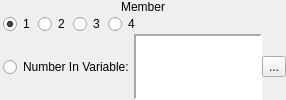
          <widget class="QFrame" name="wMemberNumber">
           <property name="sizePolicy">
            <sizepolicy hsizetype="Preferred" vsizetype="Fixed">
             <horstretch>0</horstretch>
             <verstretch>0</verstretch>
            </sizepolicy>
           </property>
           <layout class="QVBoxLayout" name="verticalLayout_36">
            <property name="spacing">
             <number>0</number>
            </property>
            <property name="margin">
             <number>0</number>
            </property>
            <item>
             <widget class="QLabel" name="label_2">
              <property name="sizePolicy">
               <sizepolicy hsizetype="Preferred" vsizetype="Fixed">
                <horstretch>0</horstretch>
                <verstretch>0</verstretch>
               </sizepolicy>
              </property>
              <property name="text">
               <string>Member</string>
              </property>
              <property name="alignment">
               <set>Qt::AlignCenter</set>
              </property>
             </widget>
            </item>
            <item>
             <widget class="QWidget" name="widget_2" native="true">
              <layout class="QVBoxLayout" name="verticalLayout_6">
               <property name="spacing">
                <number>0</number>
               </property>
               <property name="leftMargin">
                <number>3</number>
               </property>
               <property name="topMargin">
                <number>0</number>
               </property>
               <property name="rightMargin">
                <number>0</number>
               </property>
               <property name="bottomMargin">
                <number>0</number>
               </property>
               <item>
                <layout class="QHBoxLayout" name="horizontalLayout_9">
                 <property name="spacing">
                  <number>3</number>
                 </property>
                 <item>
                  <widget class="QRadioButton" name="rbPartyMember1">
                   <property name="sizePolicy">
                    <sizepolicy hsizetype="Fixed" vsizetype="Fixed">
                     <horstretch>0</horstretch>
                     <verstretch>0</verstretch>
                    </sizepolicy>
                   </property>
                   <property name="text">
                    <string>1</string>
                   </property>
                   <property name="checked">
                    <bool>true</bool>
                   </property>
                  </widget>
                 </item>
                 <item>
                  <widget class="QRadioButton" name="rbPartyMember2">
                   <property name="sizePolicy">
                    <sizepolicy hsizetype="Fixed" vsizetype="Fixed">
                     <horstretch>0</horstretch>
                     <verstretch>0</verstretch>
                    </sizepolicy>
                   </property>
                   <property name="text">
                    <string>2</string>
                   </property>
                  </widget>
                 </item>
                 <item>
                  <widget class="QRadioButton" name="rbPartyMember3">
                   <property name="sizePolicy">
                    <sizepolicy hsizetype="Fixed" vsizetype="Fixed">
                     <horstretch>0</horstretch>
                     <verstretch>0</verstretch>
                    </sizepolicy>
                   </property>
                   <property name="text">
                    <string>3</string>
                   </property>
                  </widget>
                 </item>
                 <item>
                  <widget class="QRadioButton" name="rbPartyMember4">
                   <property name="sizePolicy">
                    <sizepolicy hsizetype="Fixed" vsizetype="Fixed">
                     <horstretch>0</horstretch>
                     <verstretch>0</verstretch>
                    </sizepolicy>
                   </property>
                   <property name="text">
                    <string>4</string>
                   </property>
                  </widget>
                 </item>
                 <item>
                  <spacer name="horizontalSpacer_13">
                   <property name="orientation">
                    <enum>Qt::Horizontal</enum>
                   </property>
                   <property name="sizeHint" stdset="0">
                    <size>
                     <width>40</width>
                     <height>20</height>
                    </size>
                   </property>
                  </spacer>
                 </item>
                </layout>
               </item>
               <item>
                <layout class="QHBoxLayout" name="horizontalLayout_36">
                 <property name="spacing">
                  <number>0</number>
                 </property>
                 <item>
                  <widget class="QRadioButton" name="rbPartyMemberVar">
                   <property name="sizePolicy">
                    <sizepolicy hsizetype="Fixed" vsizetype="Fixed">
                     <horstretch>0</horstretch>
                     <verstretch>0</verstretch>
                    </sizepolicy>
                   </property>
                   <property name="text">
                    <string>Number In Variable:</string>
                   </property>
                  </widget>
                 </item>
                 <item>
                  <widget class="QWidget" name="wPartyMember_Variable" native="true">
                   <property name="sizePolicy">
                    <sizepolicy hsizetype="Preferred" vsizetype="Preferred">
                     <horstretch>0</horstretch>
                     <verstretch>0</verstretch>
                    </sizepolicy>
                   </property>
                   <layout class="QHBoxLayout" name="horizontalLayout_8">
                    <property name="spacing">
                     <number>0</number>
                    </property>
                    <property name="margin">
                     <number>0</number>
                    </property>
                    <item>
                     <widget class="QLabel" name="lblPartyMember_Variable">
                      <property name="sizePolicy">
                       <sizepolicy hsizetype="Preferred" vsizetype="Preferred">
                        <horstretch>0</horstretch>
                        <verstretch>0</verstretch>
                       </sizepolicy>
                      </property>
                      <property name="minimumSize">
                       <size>
                        <width>128</width>
                        <height>0</height>
                       </size>
                      </property>
                      <property name="font">
                       <font>
                        <family>Monospace</family>
                       </font>
                      </property>
                      <property name="styleSheet">
                       <string notr="true">background-color: palette(base);</string>
                      </property>
                      <property name="frameShape">
                       <enum>QFrame::Panel</enum>
                      </property>
                      <property name="frameShadow">
                       <enum>QFrame::Sunken</enum>
                      </property>
                      <property name="lineWidth">
                       <number>2</number>
                      </property>
                      <property name="text">
                       <string/>
                      </property>
                     </widget>
                    </item>
                    <item>
                     <widget class="QToolButton" name="bPartyMember_BrowseVariables">
                      <property name="text">
                       <string>...</string>
                      </property>
                      <property name="icon">
                       <iconset resource="gui_icons.qrc">
                        <normaloff>:/icons/fileopen.png</normaloff>:/icons/fileopen.png</iconset>
                      </property>
                     </widget>
                    </item>
                   </layout>
                  </widget>
                 </item>
                </layout>
               </item>
              </layout>
             </widget>
            </item>
           </layout>
          </widget>
